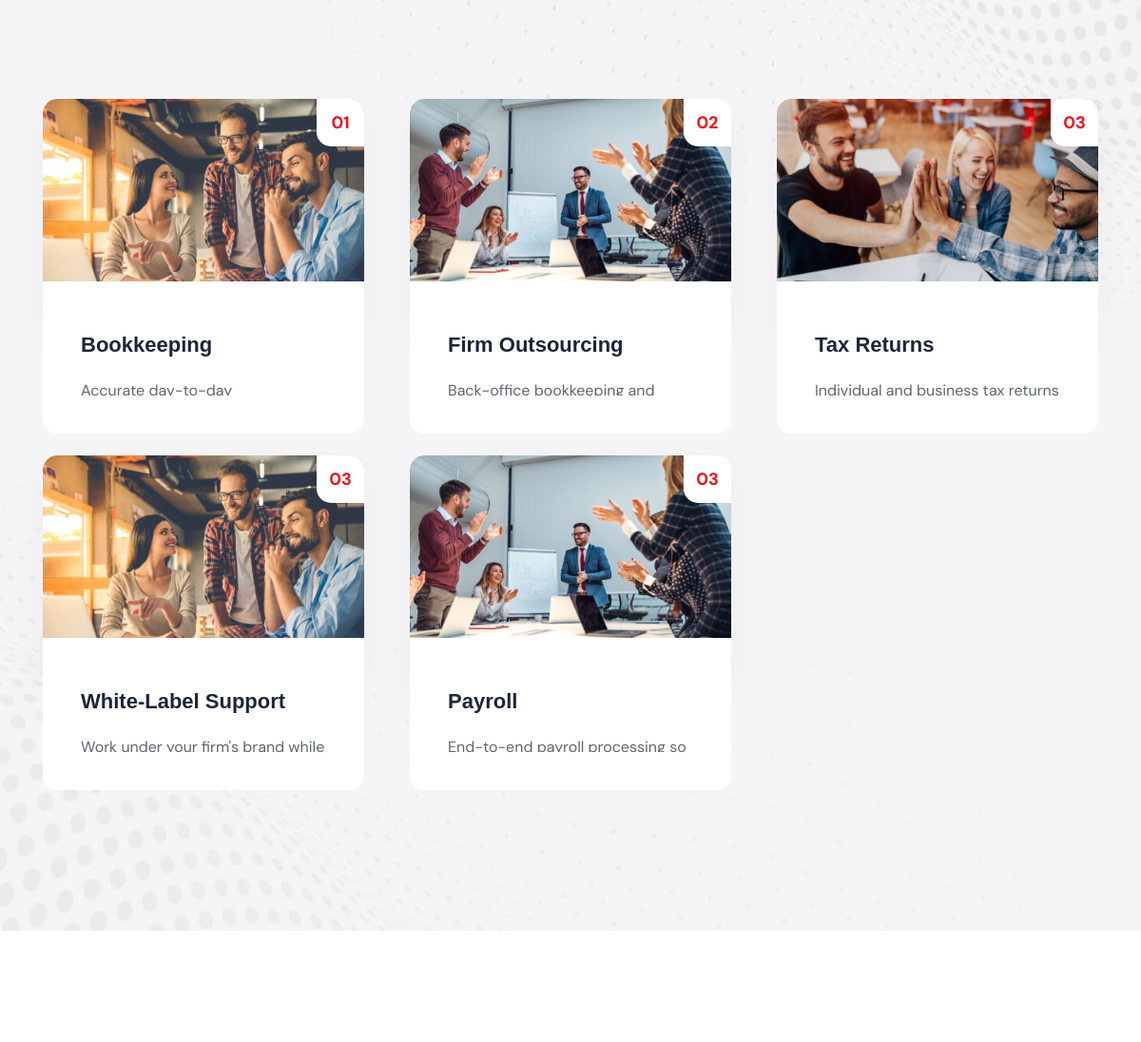
Before: /our-service.php (middle part) with the older database file.
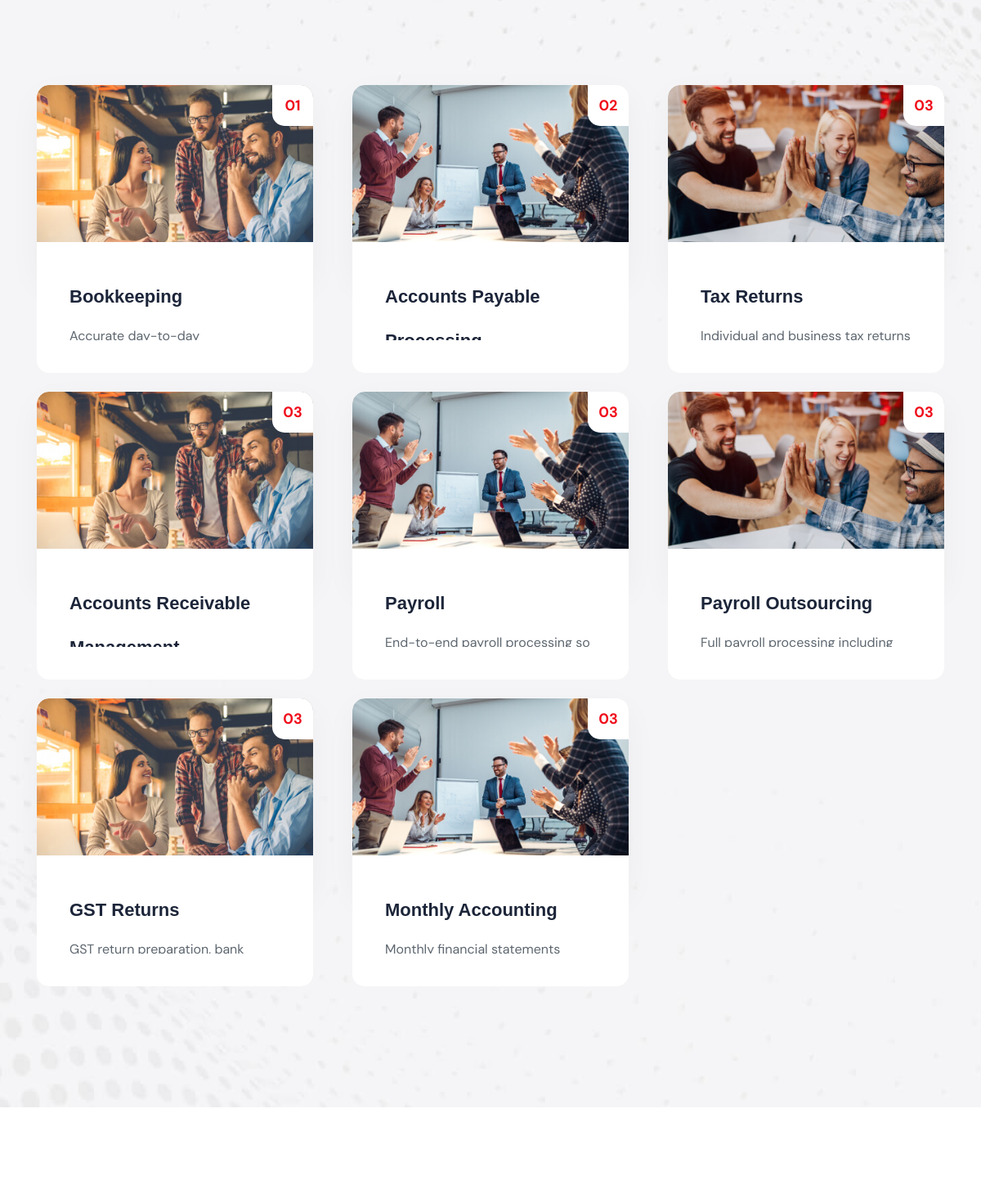
After: the same page with the newer database file.
### tables this page shows
CREATE TABLE IF NOT EXISTS services (
    id                INT UNSIGNED AUTO_INCREMENT PRIMARY KEY,
    title             VARCHAR(190)        NOT NULL,
    slug              VARCHAR(190)        NOT NULL UNIQUE,
    branch            ENUM('bookkeeping','firm_outsourcing') NOT NULL DEFAULT 'bookkeeping',
    short_description VARCHAR(400)                 DEFAULT NULL,
    description       LONGTEXT                     DEFAULT NULL,
    icon              VARCHAR(120)                 DEFAULT NULL,
    image             VARCHAR(255)                 DEFAULT NULL,
    sort_order        INT                 NOT NULL DEFAULT 0,
    created_at        DATETIME            NOT NULL DEFAULT CURRENT_TIMESTAMP
);

### includes/functions.php (called while the page is built, shortened)
<?php
function e(?string $value): string
{
    return htmlspecialchars($value ?? '', ENT_QUOTES, 'UTF-8');
}

### our-service.php (the view, shortened to what this page needs)
<?php
$services = [];
if ($pdo = db()) {
    try {
        $services = $pdo->query('SELECT * FROM services ORDER BY sort_order ASC, id ASC')->fetchAll();
    } catch (Throwable $e) {
        $services = [];
    }
}
require __DIR__ . '/includes/header.php';
?>
    <div class="rts-service-area rts-section-gapTop pb--200 service-two-bg bg_image">
        <div class="container">
            <div class="flex flex-wrap -mx-[24px] [&>*]:!px-[24px] service padding-controler">
                <?php
                $__images = ['02', '03', '04'];
                $__i = 0;
                foreach ($services as $service):
                    $__thumbClass = $__i === 0 ? '' : ($__i === 1 ? 'two' : 'three');
                    $__img = $__images[$__i % count($__images)];
                    $__i++;
                ?>
                <div class="xl:w-1/3 px-[15px] md:w-1/2 sm:w-full w-full pb--140 pb_md--100">
                    <div class="service-two-inner">
                        <a class='thumbnail <?php echo $__thumbClass; ?>' href='service-details.php?slug=<?php echo urlencode($service['slug']); ?>'><img src="<?php echo e($service['image'] ?: 'assets/images/service/' . $__img . '.jpg'); ?>" alt="<?php echo e($service['title']); ?>"></a>
                        <div class="body-content">
                            <div class="hidden-area">
                                <h3 class="title"><?php echo e($service['title']); ?></h3>
                                <p class="dsic">
                                    <?php echo e($service['short_description']); ?>
                                </p>
                            </div>
                        </div>
                    </div>
                </div>
                <?php endforeach; ?>
            </div>
        </div>
    </div>
    <div class="rts-accordion-area service rts-section-gap">
    </div>
<?php require __DIR__ . '/includes/footer.php'; ?>

### includes/header.php (shortened to what this page needs)
<!DOCTYPE html>
<html lang="en">
<head>
    <link rel="stylesheet" href="assets/css/plugins/swiper.min.css">
    <link rel="stylesheet" href="assets/css/plugins/fontawesome-5.css">
    <link rel="stylesheet" href="assets/css/plugins/unicons.css">
    <link rel="stylesheet" href="assets/css/style.css">
</head>
<body>

### includes/footer.php (shortened to what this page needs)
</body>
</html>

Changed rows visible on the page:
changed services: title "Firm Outsourcing" → "Accounts Payable…"; short_description "Back-office bookkeeping and…" → (not shown)
changed services: title "White-Label Support" → "Accounts Receivable…"; short_description "Work under your firm's brand while…" → (not shown)
added services: title "Payroll Outsourcing", short_description "Full payroll processing including…"
added services: title "GST Returns", short_description "GST return preparation, bank…"
added services: title "Monthly Accounting", short_description "Monthly financial statements…"
